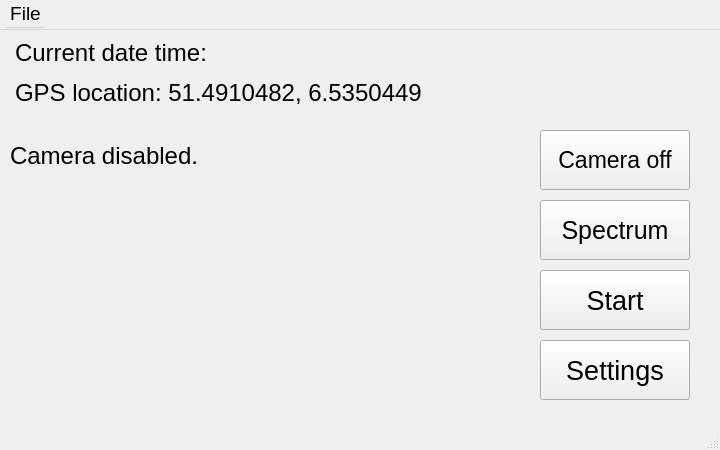
<?xml version="1.0" encoding="UTF-8"?>
<ui version="4.0">
 <class>SpectrometerGUI</class>
 <widget class="QMainWindow" name="SpectrometerGUI">
  <property name="geometry">
   <rect>
    <x>0</x>
    <y>0</y>
    <width>720</width>
    <height>450</height>
   </rect>
  </property>
  <property name="sizePolicy">
   <sizepolicy hsizetype="Fixed" vsizetype="Fixed">
    <horstretch>0</horstretch>
    <verstretch>0</verstretch>
   </sizepolicy>
  </property>
  <property name="font">
   <font>
    <pointsize>20</pointsize>
   </font>
  </property>
  <property name="windowTitle">
   <string>Spectrometer GUI</string>
  </property>
  <widget class="QWidget" name="centralwidget">
   <widget class="QPushButton" name="camera_btn">
    <property name="geometry">
     <rect>
      <x>540</x>
      <y>100</y>
      <width>150</width>
      <height>60</height>
     </rect>
    </property>
    <property name="sizePolicy">
     <sizepolicy hsizetype="Expanding" vsizetype="Fixed">
      <horstretch>0</horstretch>
      <verstretch>0</verstretch>
     </sizepolicy>
    </property>
    <property name="minimumSize">
     <size>
      <width>150</width>
      <height>40</height>
     </size>
    </property>
    <property name="font">
     <font>
      <pointsize>17</pointsize>
     </font>
    </property>
    <property name="cursor">
     <cursorShape>PointingHandCursor</cursorShape>
    </property>
    <property name="text">
     <string>Camera off</string>
    </property>
    <property name="default">
     <bool>false</bool>
    </property>
    <property name="flat">
     <bool>false</bool>
    </property>
    <property name="pressed" stdset="0">
     <bool>false</bool>
    </property>
   </widget>
   <widget class="QPushButton" name="spect_btn">
    <property name="geometry">
     <rect>
      <x>540</x>
      <y>170</y>
      <width>150</width>
      <height>60</height>
     </rect>
    </property>
    <property name="minimumSize">
     <size>
      <width>150</width>
      <height>40</height>
     </size>
    </property>
    <property name="font">
     <font>
      <pointsize>19</pointsize>
     </font>
    </property>
    <property name="cursor">
     <cursorShape>PointingHandCursor</cursorShape>
    </property>
    <property name="text">
     <string>Spectrum</string>
    </property>
   </widget>
   <widget class="QToolButton" name="settings_btn">
    <property name="geometry">
     <rect>
      <x>540</x>
      <y>310</y>
      <width>150</width>
      <height>60</height>
     </rect>
    </property>
    <property name="minimumSize">
     <size>
      <width>150</width>
      <height>40</height>
     </size>
    </property>
    <property name="font">
     <font>
      <pointsize>20</pointsize>
     </font>
    </property>
    <property name="cursor">
     <cursorShape>PointingHandCursor</cursorShape>
    </property>
    <property name="text">
     <string>Settings</string>
    </property>
   </widget>
   <widget class="QPushButton" name="start_btn">
    <property name="geometry">
     <rect>
      <x>540</x>
      <y>240</y>
      <width>150</width>
      <height>60</height>
     </rect>
    </property>
    <property name="minimumSize">
     <size>
      <width>150</width>
      <height>40</height>
     </size>
    </property>
    <property name="font">
     <font>
      <pointsize>20</pointsize>
     </font>
    </property>
    <property name="cursor">
     <cursorShape>PointingHandCursor</cursorShape>
    </property>
    <property name="text">
     <string>Start</string>
    </property>
   </widget>
   <widget class="QLabel" name="time_label">
    <property name="geometry">
     <rect>
      <x>15</x>
      <y>5</y>
      <width>267</width>
      <height>35</height>
     </rect>
    </property>
    <property name="sizePolicy">
     <sizepolicy hsizetype="Ignored" vsizetype="Fixed">
      <horstretch>0</horstretch>
      <verstretch>0</verstretch>
     </sizepolicy>
    </property>
    <property name="minimumSize">
     <size>
      <width>220</width>
      <height>30</height>
     </size>
    </property>
    <property name="font">
     <font>
      <pointsize>18</pointsize>
     </font>
    </property>
    <property name="text">
     <string>Current date time:</string>
    </property>
   </widget>
   <widget class="QLabel" name="gps_label">
    <property name="geometry">
     <rect>
      <x>15</x>
      <y>45</y>
      <width>511</width>
      <height>35</height>
     </rect>
    </property>
    <property name="sizePolicy">
     <sizepolicy hsizetype="Ignored" vsizetype="Fixed">
      <horstretch>0</horstretch>
      <verstretch>0</verstretch>
     </sizepolicy>
    </property>
    <property name="minimumSize">
     <size>
      <width>160</width>
      <height>30</height>
     </size>
    </property>
    <property name="font">
     <font>
      <pointsize>18</pointsize>
     </font>
    </property>
    <property name="layoutDirection">
     <enum>Qt::RightToLeft</enum>
    </property>
    <property name="text">
     <string>GPS location: 51.4910482, 6.5350449</string>
    </property>
    <property name="alignment">
     <set>Qt::AlignLeading|Qt::AlignLeft|Qt::AlignVCenter</set>
    </property>
   </widget>
   <widget class="QLabel" name="cam_label">
    <property name="geometry">
     <rect>
      <x>10</x>
      <y>100</y>
      <width>261</width>
      <height>51</height>
     </rect>
    </property>
    <property name="font">
     <font>
      <pointsize>18</pointsize>
     </font>
    </property>
    <property name="text">
     <string>Camera disabled.</string>
    </property>
   </widget>
  </widget>
  <widget class="QMenuBar" name="menubar">
   <property name="geometry">
    <rect>
     <x>0</x>
     <y>0</y>
     <width>720</width>
     <height>37</height>
    </rect>
   </property>
   <property name="minimumSize">
    <size>
     <width>0</width>
     <height>30</height>
    </size>
   </property>
   <property name="font">
    <font>
     <pointsize>14</pointsize>
    </font>
   </property>
   <widget class="QMenu" name="menuFile">
    <property name="font">
     <font>
      <pointsize>12</pointsize>
     </font>
    </property>
    <property name="title">
     <string>File</string>
    </property>
    <addaction name="config_action"/>
    <addaction name="ref_action"/>
   </widget>
   <addaction name="menuFile"/>
  </widget>
  <widget class="QStatusBar" name="statusbar"/>
  <action name="config_action">
   <property name="text">
    <string>Load configurations</string>
   </property>
  </action>
  <action name="ref_action">
   <property name="text">
    <string>Preferences</string>
   </property>
  </action>
 </widget>
 <resources/>
 <connections/>
</ui>
